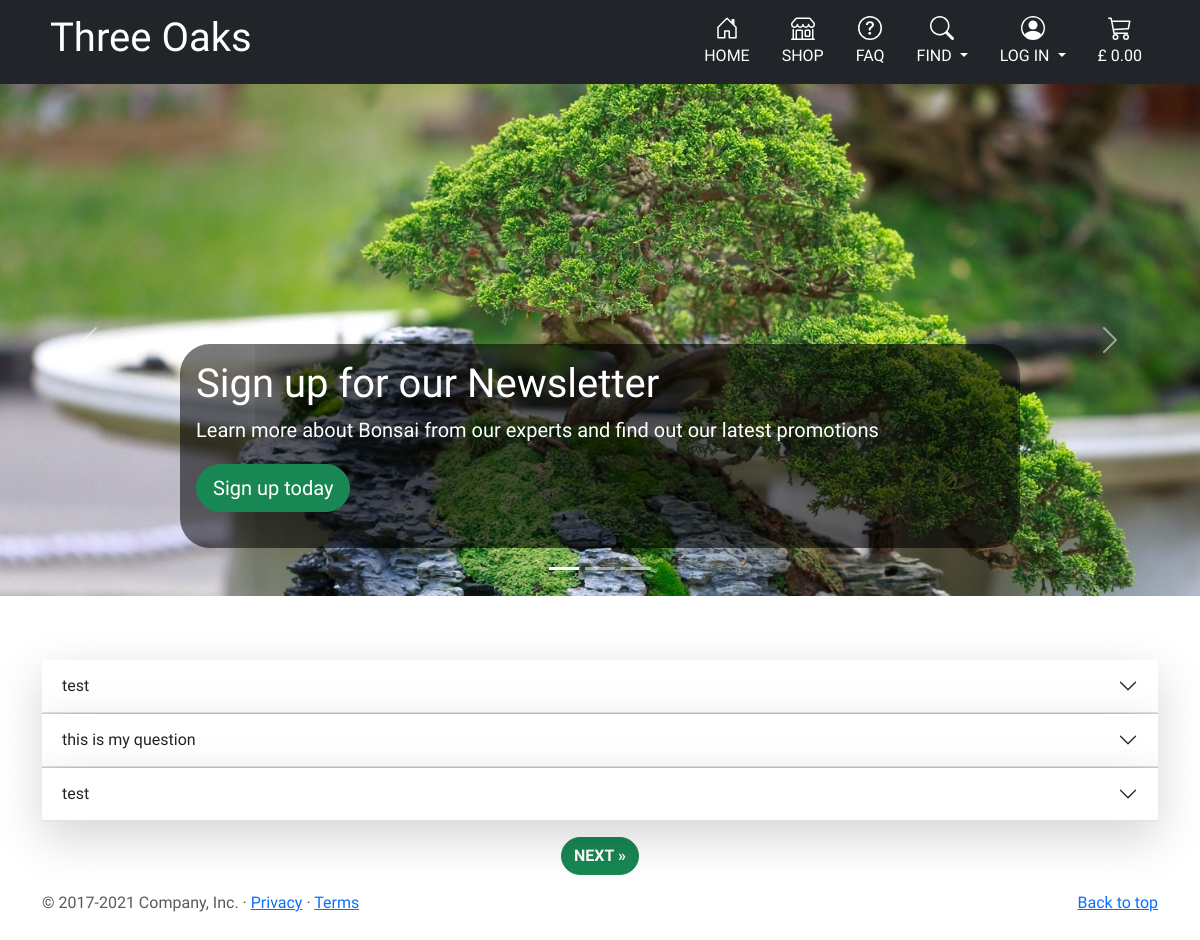
The app's page /questions/, older data.
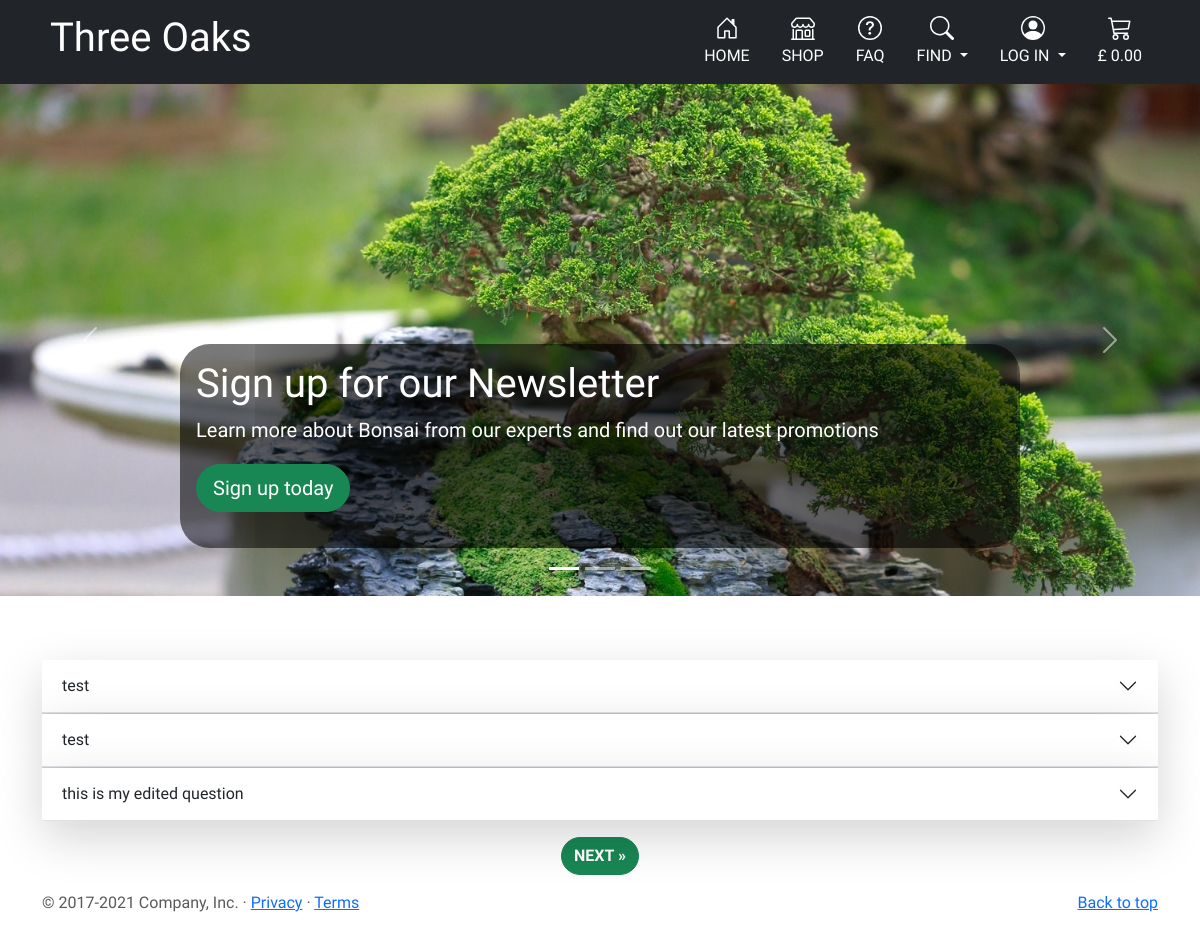
The same page, newer data.
### questions/models.py (models this page shows, shortened)
class Question(models.Model):
    header = models.CharField(max_length=254)
    detail = models.TextField()
    answer = models.TextField(blank=True)
    image_url = models.URLField(max_length=1024, null=True, blank=True)
    image = models.ImageField(null=True, blank=True)
    image_alt = models.CharField(max_length=254, null=True, blank=True)
    author = models.ForeignKey(User, on_delete=models.CASCADE,
                               related_name="questions")
    created_on = models.DateTimeField(auto_now=True, editable=False)
    updated_on = models.DateTimeField(auto_now=True, editable=False)
    status = models.IntegerField(choices=STATUS_CHOICES, default=0)
    newsletter = models.IntegerField(choices=NEWSLETTER_CHOICES, default=0)
    class Meta:
        ordering = ['-created_on']

### questions/views.py (the view)
# urls.py: path('', views.QuestionsList.as_view(), name='questions'),
class QuestionsList(generic.ListView):
    model = Question
    queryset = Question.objects.filter(status=1).order_by('-created_on')
    template_name = 'questions/questions.html'
    paginate_by = 3

### trolley/contexts.py (called while the page is built, shortened)
def trolley_contents(request):
    trolley_items = []
    total = 0
    tree_count = 0
    trolley = request.session.get('trolley', {})
    if total < settings.FREE_DELIVERY_THRESHOLD:
        delivery = total * Decimal(settings.STANDARD_DELIVERY_PERCENTAGE / 100)
        free_delivery_delta = settings.FREE_DELIVERY_THRESHOLD - total
    else:
        delivery = 0
        free_delivery_delta = 0
    grand_total = delivery + total
    context = {
        'trolley_items': trolley_items,
        'total': total,
        'tree_count': tree_count,
        'delivery': delivery,
        'free_delivery_delta': free_delivery_delta,
        'free_delivery_threshold': settings.FREE_DELIVERY_THRESHOLD,
        'grand_total': grand_total,
    }
    return context

### questions/templates/questions/questions.html (shortened to what this page needs)
{% extends "base.html" %}
{% load static %}
{% block extra_css %}
<link rel="stylesheet" href="{% static 'questions/css/bootstrap-carusel.css' %}">
{% endblock %}
{% block content %}
<main class="">
  {% include '../includes/carousel.html' %}
  <div class="container marketing">
      <div class="accordion accordion-flush" id="list-of-questions">
        {% for question in question_list %}
        <div class="accordion-item">
          <h2 class="accordion-header" id="heading-{{ question.id }}">
            <button class="accordion-button collapsed border-bottom border-muted shadow-lg"
                    type="button" data-bs-toggle="collapse" data-bs-target="#question-id-{{ question.id }}"
                    aria-expanded="true" aria-controls="question-id-{{ question.id }}">
              {{ question.header }}
            </button>
          </h2>
        </div>
        {% empty %}
        <h4>You have no questions</h4>
        {% endfor %}
      </div>
    </div>
  {% if is_paginated %}
  <nav class="" aria-label="Page navigation">
    <ul class="pagination justify-content-center">
      {% if page_obj.has_next %}
      <li>
        <a class="btn btn-success rounded-pill mt-3 fw-bold" href="?page={{ page_obj.next_page_number }}" class="page-link"> NEXT &raquo;
        </a>
      </li>
      {% endif %}
    </ul>
  </nav>
  {% endif %}
</main>
  {% endblock %}

### templates/base.html (shortened to what this page needs)
{% load static %}
<!doctype html>
<html lang="en">
  <head>
    {% block core_css %}
    <link href="https://cdn.jsdelivr.net/npm/bootstrap@5.0.2/dist/css/bootstrap.min.css" rel="stylesheet">
    <link rel="stylesheet" href="{% static 'css/base.css' %}">
    {% endblock %}
    {% block extra_css %}
    {% endblock %}
    {% block core_js %}
    <link rel="stylesheet" href="https://cdn.jsdelivr.net/npm/bootstrap-icons@1.8.1/font/bootstrap-icons.css">
    {% endblock %}
  </head>
  <body>
    <header id="header">
      {% include 'includes/navbar/widescreen-nav.html' %}
    </header>
    {% block content %}
    {% endblock %}
    <footer class="container">
      <p class="float-end"><a href="#">Back to top</a></p>
      <p>&copy; 2017-2021 Company, Inc. &middot; <a href="#header">Privacy</a> &middot; <a href="#">Terms</a></p>
    </footer>
</body>
</html>

### templates/includes/navbar/widescreen-nav.html (shortened to what this page needs)
    <div class="px-3 py-2 bg-dark text-white d-none d-md-block">
      <div class="container">
        <div class="d-flex flex-wrap align-items-center justify-content-center justify-content-lg-start my-heading-font">
          <a href="{% url 'home' %}" class="d-flex align-items-center my-2 my-lg-0 me-lg-auto text-white text-decoration-none">
              <h1 class="my-heading-font ps-2">Three Oaks</h1>
          </a>
          <ul class="nav col-12 col-lg-auto my-2 justify-content-center my-md-0 text-small">
            <li>
              <a href="{% url 'home' %}" class="nav-link text-white text-uppercase">
                <svg class="bi d-block mx-auto mb-1" width="24" height="24" fill="currentColor"><use xlink:href="#home"/></svg>
                Home
              </a>
            </li>
            <li>
              <a href="{% url 'all_trees' %}" class="nav-link text-white text-uppercase">
                <svg class="bi d-block mx-auto mb-1" width="24" height="24" fill="currentColor"><use xlink:href="#shop"/></svg>
                Shop
              </a>
            </li>
            <li>
              <a href="{% url 'questions' %}" class="nav-link text-white text-uppercase">
                <svg class="bi d-block mx-auto mb-1" width="24" height="24" fill="currentColor"><use xlink:href="#faq"/></svg>
                FAQ
              </a>
            </li>
            <li>
              <a href="#" class="nav-link text-white dropdown-toggle text-uppercase" id="dropdownFind" data-bs-toggle="dropdown" aria-expanded="false">
                <svg class="bi d-block mx-auto mb-1" width="24" height="24" fill="currentColor"><use xlink:href="#find"/></svg>
                Find
              </a>
            </li>
            <li>
              <a href="#" class="nav-link text-white text-uppercase dropdown-toggle" id="dropdownUser" data-bs-toggle="dropdown" aria-expanded="false">
                <svg class="bi d-block mx-auto mb-1" width="24" height="24" fill="currentColor">
                  <use xlink:href="#people-circle"/>
                </svg>
                {% if request.user.is_authenticated %}
                {{ request.user.username }}
                </a>
                <ul class="dropdown-menu text-small bg-dark text-white" aria-labelledby="dropdownUser">
                  {% if request.user.is_superuser %}
                  <li>
                    <a class="dropdown-item text-white text-uppercase" href="{% url 'add_tree' %}">Shop Management
                    </a>
                  </li>
                  <li>
                    <a class="dropdown-item text-white text-uppercase" href="{% url 'questions_manager' %}">FAQ Management
                    </a>
                  </li>
                  <li>
                    <a class="dropdown-item text-white text-uppercase" href="{% url 'subscribers' %}"> Newsletter Subscribers
                    </a>
                  </li>
                  {% endif %}
                  <li>
                    <a class="dropdown-item text-white text-uppercase" href="{% url 'profile' %}">User profile
                    </a>
                  </li>
                  <li>
                    <a class="dropdown-item text-white text-uppercase" href="{% url 'account_logout' %}">Sign out
                    </a>
                  </li>
                </ul>
                </li>
                {% else %}
                Log in
                </a>
                </li>
                {% endif %}
                <li>
                  <a href="{% url 'view_trolley' %}" class="nav-link text-white">
                    <svg class="bi d-block mx-auto mb-1" width="24" height="24" fill="currentColor"><use xlink:href="#trolley"/></svg>
                    {% if grand_total %}
                    £ {{ grand_total|floatformat:2 }}
                    {% else %}
                    £ 0.00
                    {% endif %}
                  </a>
                </li>
          </ul>
        </div>
      </div>
    </div>

### templates/includes/carousel.html (shortened to what this page needs)
<div id="myCarousel" class="carousel slide" data-bs-ride="carousel">
    <div class="carousel-indicators">
      <button type="button" data-bs-target="#myCarousel" data-bs-slide-to="0" class="active" aria-current="true" aria-label="Slide 1"></button>
      <button type="button" data-bs-target="#myCarousel" data-bs-slide-to="1" aria-label="Slide 2"></button>
      <button type="button" data-bs-target="#myCarousel" data-bs-slide-to="2" aria-label="Slide 3"></button>
    </div>
    <div class="carousel-inner" >
      <div class="carousel-item active">
        <img src="{{ MEDIA_URL }}wide-pexels-quang-nguyen-vinh-2149105.jpg" alt="">
        <div class="container">
          <div class="carousel-caption text-start">
            <h1 class="my-heading-font">Sign up for our Newsletter</h1>
            <p>Learn more about Bonsai from our experts and find out our latest promotions</p>
            <p>
              <button type="button"
              data-bs-target="#newsletter-modal"
              data-bs-toggle="modal"
              class="btn btn-lg btn-success rounded-pill">
              Sign up today
              </button>
            </p>
          </div>
        </div>
      </div>
    </div>
    <button class="carousel-control-prev" type="button" data-bs-target="#myCarousel" data-bs-slide="prev">
      <span class="carousel-control-prev-icon" aria-hidden="true"></span>
    </button>
    <button class="carousel-control-next" type="button" data-bs-target="#myCarousel" data-bs-slide="next">
      <span class="carousel-control-next-icon" aria-hidden="true"></span>
    </button>
  </div>

### static/css/base.css (style rules this page uses)
body { font-family: 'Kodchasan', sans-serif !important; }
.my-heading-font { font-family: 'Baumans', cursive; }

Row changes from the older to the newer data that the page shows:
no longer on this page (row unchanged): Question: header "this is my question"
added Question: header "this is my edited question"
